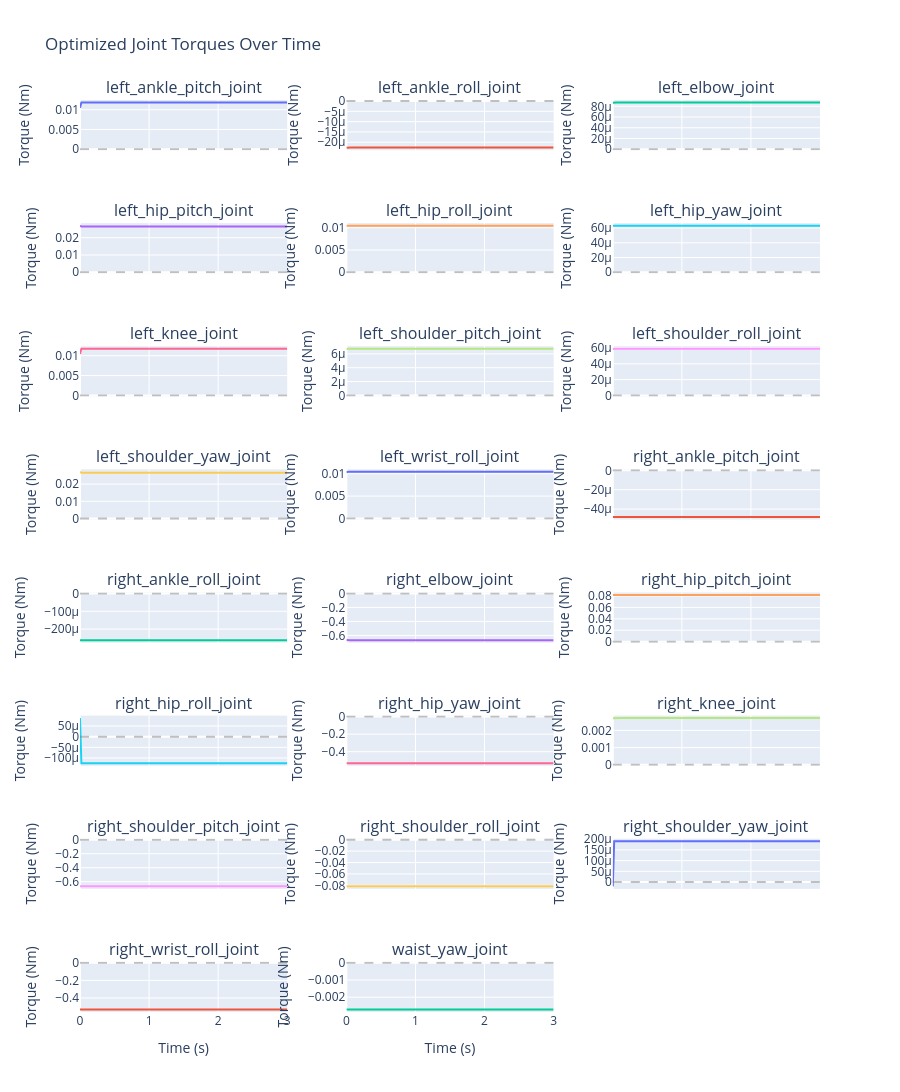

Source (notebook cell):
### Markdown cell above
## 7.4 Visualize Optimized Torques

Visualize the optimized joint torques across all timesteps to verify the control effort.

### Code cell
# Extract torques for all joints across the trajectory
time_steps = np.arange(balance_steps + 1) * balance_dt
torques = np.zeros((num_joints, balance_steps + 1))

# Extract torque values from the optimized result
for t in range(balance_steps + 1):
    for j in range(num_joints):
        torque_key = gtd.TorqueKey(j, t)
        if result_bal.exists(torque_key):
            torques[j, t] = result_bal.atDouble(torque_key)

# Get joint names for plotting
joint_names = [joint.name() for joint in robot.joints()]

# Create subplots for each joint
num_rows = (num_joints + 2) // 3  # 3 columns
num_cols = min(3, num_joints)

fig = make_subplots(
    rows=num_rows, cols=num_cols,
    subplot_titles=joint_names,
    vertical_spacing=0.08,
    horizontal_spacing=0.08,
    shared_xaxes=True
)

# Plot torques for each joint
for j in range(num_joints):
    row = (j // 3) + 1
    col = (j % 3) + 1
    
    fig.add_trace(
        go.Scatter(
            x=time_steps,
            y=torques[j],
            mode='lines',
            name=joint_names[j],
            line=dict(width=2),
            showlegend=False
        ),
        row=row, col=col
    )
    
    # Add zero reference line
    fig.add_hline(
        y=0, 
        line_dash="dash", 
        line_color="gray", 
        opacity=0.5, 
        row=row, col=col
    )
    
    # Update y-axis label
    fig.update_yaxes(title_text="Torque (Nm)", row=row, col=col)

# Update x-axis labels (only for bottom row)
for col in range(1, num_cols + 1):
    fig.update_xaxes(title_text="Time (s)", row=num_rows, col=col)

fig.update_layout(
    height=300 * num_rows,
    title_text="Optimized Joint Torques Over Time",
    showlegend=False
)

fig.show()

# Print torque statistics
print("\n=== Joint Torque Statistics ===")
print(f"{'Joint Name':<30} {'Mean (Nm)':<12} {'Max (Nm)':<12} {'Min (Nm)':<12} {'Std (Nm)':<12} {'RMS (Nm)':<12}")
print("-" * 100)

for j in range(num_joints):
    mean_torque = np.mean(torques[j])
    max_torque = np.max(np.abs(torques[j]))
    min_torque = np.min(torques[j])
    std_torque = np.std(torques[j])
    rms_torque = np.sqrt(np.mean(torques[j]**2))
    
    print(f"{joint_names[j]:<30} {mean_torque:>11.4f} {max_torque:>11.4f} {min_torque:>11.4f} {std_torque:>11.4f} {rms_torque:>11.4f}")

print("\n=== Overall Statistics ===")
print(f"Total RMS torque across all joints: {np.sqrt(np.mean(torques**2)):.4f} Nm")
print(f"Maximum absolute torque: {np.max(np.abs(torques)):.4f} Nm")
print(f"Average torque magnitude: {np.mean(np.abs(torques)):.4f} Nm")

### Figure 1 — Plotly figure (JSON) as saved in the notebook; plotly's stock layout.template omitted (floating-point values rounded to 4 significant figures; data arrays with more than 128 entries replaced by an {"elided": "..."} marker saying what was removed)
{"data": [{"line": {"width": 2}, "mode": "lines", "name": "left_ankle_pitch_joint", "showlegend": false, "type": "scatter", "x": {"elided": "301 float values"}, "xaxis": "x", "y": {"elided": "301 float values"}, "yaxis": "y"}, {"line": {"width": 2}, "mode": "lines", "name": "left_ankle_roll_joint", "showlegend": false, "type": "scatter", "x": {"elided": "301 float values"}, "xaxis": "x2", "y": {"elided": "301 float values"}, "yaxis": "y2"}, {"line": {"width": 2}, "mode": "lines", "name": "left_elbow_joint", "showlegend": false, "type": "scatter", "x": {"elided": "301 float values"}, "xaxis": "x3", "y": {"elided": "301 float values"}, "yaxis": "y3"}, {"line": {"width": 2}, "mode": "lines", "name": "left_hip_pitch_joint", "showlegend": false, "type": "scatter", "x": {"elided": "301 float values"}, "xaxis": "x4", "y": {"elided": "301 float values"}, "yaxis": "y4"}, {"line": {"width": 2}, "mode": "lines", "name": "left_hip_roll_joint", "showlegend": false, "type": "scatter", "x": {"elided": "301 float values"}, "xaxis": "x5", "y": {"elided": "301 float values"}, "yaxis": "y5"}, {"line": {"width": 2}, "mode": "lines", "name": "left_hip_yaw_joint", "showlegend": false, "type": "scatter", "x": {"elided": "301 float values"}, "xaxis": "x6", "y": {"elided": "301 float values"}, "yaxis": "y6"}, {"line": {"width": 2}, "mode": "lines", "name": "left_knee_joint", "showlegend": false, "type": "scatter", "x": {"elided": "301 float values"}, "xaxis": "x7", "y": {"elided": "301 float values"}, "yaxis": "y7"}, {"line": {"width": 2}, "mode": "lines", "name": "left_shoulder_pitch_joint", "showlegend": false, "type": "scatter", "x": {"elided": "301 float values"}, "xaxis": "x8", "y": {"elided": "301 float values"}, "yaxis": "y8"}, {"line": {"width": 2}, "mode": "lines", "name": "left_shoulder_roll_joint", "showlegend": false, "type": "scatter", "x": {"elided": "301 float values"}, "xaxis": "x9", "y": {"elided": "301 float values"}, "yaxis": "y9"}, {"line": {"width": 2}, "mode": "lines", "name": "left_shoulder_yaw_joint", "showlegend": false, "type": "scatter", "x": {"elided": "301 float values"}, "xaxis": "x10", "y": {"elided": "301 float values"}, "yaxis": "y10"}, {"line": {"width": 2}, "mode": "lines", "name": "left_wrist_roll_joint", "showlegend": false, "type": "scatter", "x": {"elided": "301 float values"}, "xaxis": "x11", "y": {"elided": "301 float values"}, "yaxis": "y11"}, {"line": {"width": 2}, "mode": "lines", "name": "right_ankle_pitch_joint", "showlegend": false, "type": "scatter", "x": {"elided": "301 float values"}, "xaxis": "x12", "y": {"elided": "301 float values"}, "yaxis": "y12"}, {"line": {"width": 2}, "mode": "lines", "name": "right_ankle_roll_joint", "showlegend": false, "type": "scatter", "x": {"elided": "301 float values"}, "xaxis": "x13", "y": {"elided": "301 float values"}, "yaxis": "y13"}, {"line": {"width": 2}, "mode": "lines", "name": "right_elbow_joint", "showlegend": false, "type": "scatter", "x": {"elided": "301 float values"}, "xaxis": "x14", "y": {"elided": "301 float values"}, "yaxis": "y14"}, {"line": {"width": 2}, "mode": "lines", "name": "right_hip_pitch_joint", "showlegend": false, "type": "scatter", "x": {"elided": "301 float values"}, "xaxis": "x15", "y": {"elided": "301 float values"}, "yaxis": "y15"}, {"line": {"width": 2}, "mode": "lines", "name": "right_hip_roll_joint", "showlegend": false, "type": "scatter", "x": {"elided": "301 float values"}, "xaxis": "x16", "y": {"elided": "301 float values"}, "yaxis": "y16"}, {"line": {"width": 2}, "mode": "lines", "name": "right_hip_yaw_joint", "showlegend": false, "type": "scatter", "x": {"elided": "301 float values"}, "xaxis": "x17", "y": {"elided": "301 float values"}, "yaxis": "y17"}, {"line": {"width": 2}, "mode": "lines", "name": "right_knee_joint", "showlegend": false, "type": "scatter", "x": {"elided": "301 float values"}, "xaxis": "x18", "y": {"elided": "301 float values"}, "yaxis": "y18"}, {"line": {"width": 2}, "mode": "lines", "name": "right_shoulder_pitch_joint", "showlegend": false, "type": "scatter", "x": {"elided": "301 float values"}, "xaxis": "x19", "y": {"elided": "301 float values"}, "yaxis": "y19"}, {"line": {"width": 2}, "mode": "lines", "name": "right_shoulder_roll_joint", "showlegend": false, "type": "scatter", "x": {"elided": "301 float values"}, "xaxis": "x20", "y": {"elided": "301 float values"}, "yaxis": "y20"}, {"line": {"width": 2}, "mode": "lines", "name": "right_shoulder_yaw_joint", "showlegend": false, "type": "scatter", "x": {"elided": "301 float values"}, "xaxis": "x21", "y": {"elided": "301 float values"}, "yaxis": "y21"}, {"line": {"width": 2}, "mode": "lines", "name": "right_wrist_roll_joint", "showlegend": false, "type": "scatter", "x": {"elided": "301 float values"}, "xaxis": "x22", "y": {"elided": "301 float values"}, "yaxis": "y22"}, {"line": {"width": 2}, "mode": "lines", "name": "waist_yaw_joint", "showlegend": false, "type": "scatter", "x": {"elided": "301 float values"}, "xaxis": "x23", "y": {"elided": "301 float values"}, "yaxis": "y23"}], "layout": {"annotations": [{"font": {"size": 16}, "showarrow": false, "text": "left_ankle_pitch_joint", "x": 0.14, "xanchor": "center", "xref": "paper", "y": 1, "yanchor": "bottom", "yref": "paper"}, {"font": {"size": 16}, "showarrow": false, "text": "left_ankle_roll_joint", "x": 0.5, "xanchor": "center", "xref": "paper", "y": 1, "yanchor": "bottom", "yref": "paper"}, {"font": {"size": 16}, "showarrow": false, "text": "left_elbow_joint", "x": 0.86, "xanchor": "center", "xref": "paper", "y": 1, "yanchor": "bottom", "yref": "paper"}, {"font": {"size": 16}, "showarrow": false, "text": "left_hip_pitch_joint", "x": 0.14, "xanchor": "center", "xref": "paper", "y": 0.865, "yanchor": "bottom", "yref": "paper"}, {"font": {"size": 16}, "showarrow": false, "text": "left_hip_roll_joint", "x": 0.5, "xanchor": "center", "xref": "paper", "y": 0.865, "yanchor": "bottom", "yref": "paper"}, {"font": {"size": 16}, "showarrow": false, "text": "left_hip_yaw_joint", "x": 0.86, "xanchor": "center", "xref": "paper", "y": 0.865, "yanchor": "bottom", "yref": "paper"}, {"font": {"size": 16}, "showarrow": false, "text": "left_knee_joint", "x": 0.14, "xanchor": "center", "xref": "paper", "y": 0.73, "yanchor": "bottom", "yref": "paper"}, {"font": {"size": 16}, "showarrow": false, "text": "left_shoulder_pitch_joint", "x": 0.5, "xanchor": "center", "xref": "paper", "y": 0.73, "yanchor": "bottom", "yref": "paper"}, {"font": {"size": 16}, "showarrow": false, "text": "left_shoulder_roll_joint", "x": 0.86, "xanchor": "center", "xref": "paper", "y": 0.73, "yanchor": "bottom", "yref": "paper"}, {"font": {"size": 16}, "showarrow": false, "text": "left_shoulder_yaw_joint", "x": 0.14, "xanchor": "center", "xref": "paper", "y": 0.595, "yanchor": "bottom", "yref": "paper"}, {"font": {"size": 16}, "showarrow": false, "text": "left_wrist_roll_joint", "x": 0.5, "xanchor": "center", "xref": "paper", "y": 0.595, "yanchor": "bottom", "yref": "paper"}, {"font": {"size": 16}, "showarrow": false, "text": "right_ankle_pitch_joint", "x": 0.86, "xanchor": "center", "xref": "paper", "y": 0.595, "yanchor": "bottom", "yref": "paper"}, {"font": {"size": 16}, "showarrow": false, "text": "right_ankle_roll_joint", "x": 0.14, "xanchor": "center", "xref": "paper", "y": 0.46, "yanchor": "bottom", "yref": "paper"}, {"font": {"size": 16}, "showarrow": false, "text": "right_elbow_joint", "x": 0.5, "xanchor": "center", "xref": "paper", "y": 0.46, "yanchor": "bottom", "yref": "paper"}, {"font": {"size": 16}, "showarrow": false, "text": "right_hip_pitch_joint", "x": 0.86, "xanchor": "center", "xref": "paper", "y": 0.46, "yanchor": "bottom", "yref": "paper"}, {"font": {"size": 16}, "showarrow": false, "text": "right_hip_roll_joint", "x": 0.14, "xanchor": "center", "xref": "paper", "y": 0.325, "yanchor": "bottom", "yref": "paper"}, {"font": {"size": 16}, "showarrow": false, "text": "right_hip_yaw_joint", "x": 0.5, "xanchor": "center", "xref": "paper", "y": 0.325, "yanchor": "bottom", "yref": "paper"}, {"font": {"size": 16}, "showarrow": false, "text": "right_knee_joint", "x": 0.86, "xanchor": "center", "xref": "paper", "y": 0.325, "yanchor": "bottom", "yref": "paper"}, {"font": {"size": 16}, "showarrow": false, "text": "right_shoulder_pitch_joint", "x": 0.14, "xanchor": "center", "xref": "paper", "y": 0.19, "yanchor": "bottom", "yref": "paper"}, {"font": {"size": 16}, "showarrow": false, "text": "right_shoulder_roll_joint", "x": 0.5, "xanchor": "center", "xref": "paper", "y": 0.19, "yanchor": "bottom", "yref": "paper"}, {"font": {"size": 16}, "showarrow": false, "text": "right_shoulder_yaw_joint", "x": 0.86, "xanchor": "center", "xref": "paper", "y": 0.19, "yanchor": "bottom", "yref": "paper"}, {"font": {"size": 16}, "showarrow": false, "text": "right_wrist_roll_joint", "x": 0.14, "xanchor": "center", "xref": "paper", "y": 0.055, "yanchor": "bottom", "yref": "paper"}, {"font": {"size": 16}, "showarrow": false, "text": "waist_yaw_joint", "x": 0.5, "xanchor": "center", "xref": "paper", "y": 0.055, "yanchor": "bottom", "yref": "paper"}], "height": 2400, "shapes": [{"line": {"color": "gray", "dash": "dash"}, "opacity": 0.5, "type": "line", "x0": 0, "x1": 1, "xref": "x domain", "y0": 0, "y1": 0, "yref": "y"}, {"line": {"color": "gray", "dash": "dash"}, "opacity": 0.5, "type": "line", "x0": 0, "x1": 1, "xref": "x2 domain", "y0": 0, "y1": 0, "yref": "y2"}, {"line": {"color": "gray", "dash": "dash"}, "opacity": 0.5, "type": "line", "x0": 0, "x1": 1, "xref": "x3 domain", "y0": 0, "y1": 0, "yref": "y3"}, {"line": {"color": "gray", "dash": "dash"}, "opacity": 0.5, "type": "line", "x0": 0, "x1": 1, "xref": "x4 domain", "y0": 0, "y1": 0, "yref": "y4"}, {"line": {"color": "gray", "dash": "dash"}, "opacity": 0.5, "type": "line", "x0": 0, "x1": 1, "xref": "x5 domain", "y0": 0, "y1": 0, "yref": "y5"}, {"line": {"color": "gray", "dash": "dash"}, "opacity": 0.5, "type": "line", "x0": 0, "x1": 1, "xref": "x6 domain", "y0": 0, "y1": 0, "yref": "y6"}, {"line": {"color": "gray", "dash": "dash"}, "opacity": 0.5, "type": "line", "x0": 0, "x1": 1, "xref": "x7 domain", "y0": 0, "y1": 0, "yref": "y7"}, {"line": {"color": "gray", "dash": "dash"}, "opacity": 0.5, "type": "line", "x0": 0, "x1": 1, "xref": "x8 domain", "y0": 0, "y1": 0, "yref": "y8"}, {"line": {"color": "gray", "dash": "dash"}, "opacity": 0.5, "type": "line", "x0": 0, "x1": 1, "xref": "x9 domain", "y0": 0, "y1": 0, "yref": "y9"}, {"line": {"color": "gray", "dash": "dash"}, "opacity": 0.5, "type": "line", "x0": 0, "x1": 1, "xref": "x10 domain", "y0": 0, "y1": 0, "yref": "y10"}, {"line": {"color": "gray", "dash": "dash"}, "opacity": 0.5, "type": "line", "x0": 0, "x1": 1, "xref": "x11 domain", "y0": 0, "y1": 0, "yref": "y11"}, {"line": {"color": "gray", "dash": "dash"}, "opacity": 0.5, "type": "line", "x0": 0, "x1": 1, "xref": "x12 domain", "y0": 0, "y1": 0, "yref": "y12"}, {"line": {"color": "gray", "dash": "dash"}, "opacity": 0.5, "type": "line", "x0": 0, "x1": 1, "xref": "x13 domain", "y0": 0, "y1": 0, "yref": "y13"}, {"line": {"color": "gray", "dash": "dash"}, "opacity": 0.5, "type": "line", "x0": 0, "x1": 1, "xref": "x14 domain", "y0": 0, "y1": 0, "yref": "y14"}, {"line": {"color": "gray", "dash": "dash"}, "opacity": 0.5, "type": "line", "x0": 0, "x1": 1, "xref": "x15 domain", "y0": 0, "y1": 0, "yref": "y15"}, {"line": {"color": "gray", "dash": "dash"}, "opacity": 0.5, "type": "line", "x0": 0, "x1": 1, "xref": "x16 domain", "y0": 0, "y1": 0, "yref": "y16"}, {"line": {"color": "gray", "dash": "dash"}, "opacity": 0.5, "type": "line", "x0": 0, "x1": 1, "xref": "x17 domain", "y0": 0, "y1": 0, "yref": "y17"}, {"line": {"color": "gray", "dash": "dash"}, "opacity": 0.5, "type": "line", "x0": 0, "x1": 1, "xref": "x18 domain", "y0": 0, "y1": 0, "yref": "y18"}, {"line": {"color": "gray", "dash": "dash"}, "opacity": 0.5, "type": "line", "x0": 0, "x1": 1, "xref": "x19 domain", "y0": 0, "y1": 0, "yref": "y19"}, {"line": {"color": "gray", "dash": "dash"}, "opacity": 0.5, "type": "line", "x0": 0, "x1": 1, "xref": "x20 domain", "y0": 0, "y1": 0, "yref": "y20"}, {"line": {"color": "gray", "dash": "dash"}, "opacity": 0.5, "type": "line", "x0": 0, "x1": 1, "xref": "x21 domain", "y0": 0, "y1": 0, "yref": "y21"}, {"line": {"color": "gray", "dash": "dash"}, "opacity": 0.5, "type": "line", "x0": 0, "x1": 1, "xref": "x22 domain", "y0": 0, "y1": 0, "yref": "y22"}, {"line": {"color": "gray", "dash": "dash"}, "opacity": 0.5, "type": "line", "x0": 0, "x1": 1, "xref": "x23 domain", "y0": 0, "y1": 0, "yref": "y23"}], "showlegend": false, "title": {"text": "Optimized Joint Torques Over Time"}, "xaxis": {"anchor": "y", "domain": [0, 0.28], "matches": "x22", "showticklabels": false}, "xaxis10": {"anchor": "y10", "domain": [0, 0.28], "matches": "x22", "showticklabels": false}, "xaxis11": {"anchor": "y11", "domain": [0.36, 0.64], "matches": "x23", "showticklabels": false}, "xaxis12": {"anchor": "y12", "domain": [0.72, 1], "matches": "x24", "showticklabels": false}, "xaxis13": {"anchor": "y13", "domain": [0, 0.28], "matches": "x22", "showticklabels": false}, "xaxis14": {"anchor": "y14", "domain": [0.36, 0.64], "matches": "x23", "showticklabels": false}, "xaxis15": {"anchor": "y15", "domain": [0.72, 1], "matches": "x24", "showticklabels": false}, "xaxis16": {"anchor": "y16", "domain": [0, 0.28], "matches": "x22", "showticklabels": false}, "xaxis17": {"anchor": "y17", "domain": [0.36, 0.64], "matches": "x23", "showticklabels": false}, "xaxis18": {"anchor": "y18", "domain": [0.72, 1], "matches": "x24", "showticklabels": false}, "xaxis19": {"anchor": "y19", "domain": [0, 0.28], "matches": "x22", "showticklabels": false}, "xaxis2": {"anchor": "y2", "domain": [0.36, 0.64], "matches": "x23", "showticklabels": false}, "xaxis20": {"anchor": "y20", "domain": [0.36, 0.64], "matches": "x23", "showticklabels": false}, "xaxis21": {"anchor": "y21", "domain": [0.72, 1], "matches": "x24", "showticklabels": false}, "xaxis22": {"anchor": "y22", "domain": [0, 0.28], "title": {"text": "Time (s)"}}, "xaxis23": {"anchor": "y23", "domain": [0.36, 0.64], "title": {"text": "Time (s)"}}, "xaxis24": {"anchor": "y24", "domain": [0.72, 1], "title": {"text": "Time (s)"}}, "xaxis3": {"anchor": "y3", "domain": [0.72, 1], "matches": "x24", "showticklabels": false}, "xaxis4": {"anchor": "y4", "domain": [0, 0.28], "matches": "x22", "showticklabels": false}, "xaxis5": {"anchor": "y5", "domain": [0.36, 0.64], "matches": "x23", "showticklabels": false}, "xaxis6": {"anchor": "y6", "domain": [0.72, 1], "matches": "x24", "showticklabels": false}, "xaxis7": {"anchor": "y7", "domain": [0, 0.28], "matches": "x22", "showticklabels": false}, "xaxis8": {"anchor": "y8", "domain": [0.36, 0.64], "matches": "x23", "showticklabels": false}, "xaxis9": {"anchor": "y9", "domain": [0.72, 1], "matches": "x24", "showticklabels": false}, "yaxis": {"anchor": "x", "domain": [0.945, 1], "title": {"text": "Torque (Nm)"}}, "yaxis10": {"anchor": "x10", "domain": [0.54, 0.595], "title": {"text": "Torque (Nm)"}}, "yaxis11": {"anchor": "x11", "domain": [0.54, 0.595], "title": {"text": "Torque (Nm)"}}, "yaxis12": {"anchor": "x12", "domain": [0.54, 0.595], "title": {"text": "Torque (Nm)"}}, "yaxis13": {"anchor": "x13", "domain": [0.405, 0.46], "title": {"text": "Torque (Nm)"}}, "yaxis14": {"anchor": "x14", "domain": [0.405, 0.46], "title": {"text": "Torque (Nm)"}}, "yaxis15": {"anchor": "x15", "domain": [0.405, 0.46], "title": {"text": "Torque (Nm)"}}, "yaxis16": {"anchor": "x16", "domain": [0.27, 0.325], "title": {"text": "Torque (Nm)"}}, "yaxis17": {"anchor": "x17", "domain": [0.27, 0.325], "title": {"text": "Torque (Nm)"}}, "yaxis18": {"anchor": "x18", "domain": [0.27, 0.325], "title": {"text": "Torque (Nm)"}}, "yaxis19": {"anchor": "x19", "domain": [0.135, 0.19], "title": {"text": "Torque (Nm)"}}, "yaxis2": {"anchor": "x2", "domain": [0.945, 1], "title": {"text": "Torque (Nm)"}}, "yaxis20": {"anchor": "x20", "domain": [0.135, 0.19], "title": {"text": "Torque (Nm)"}}, "yaxis21": {"anchor": "x21", "domain": [0.135, 0.19], "title": {"text": "Torque (Nm)"}}, "yaxis22": {"anchor": "x22", "domain": [0, 0.055], "title": {"text": "Torque (Nm)"}}, "yaxis23": {"anchor": "x23", "domain": [0, 0.055], "title": {"text": "Torque (Nm)"}}, "yaxis24": {"anchor": "x24", "domain": [0, 0.055]}, "yaxis3": {"anchor": "x3", "domain": [0.945, 1], "title": {"text": "Torque (Nm)"}}, "yaxis4": {"anchor": "x4", "domain": [0.81, 0.865], "title": {"text": "Torque (Nm)"}}, "yaxis5": {"anchor": "x5", "domain": [0.81, 0.865], "title": {"text": "Torque (Nm)"}}, "yaxis6": {"anchor": "x6", "domain": [0.81, 0.865], "title": {"text": "Torque (Nm)"}}, "yaxis7": {"anchor": "x7", "domain": [0.675, 0.73], "title": {"text": "Torque (Nm)"}}, "yaxis8": {"anchor": "x8", "domain": [0.675, 0.73], "title": {"text": "Torque (Nm)"}}, "yaxis9": {"anchor": "x9", "domain": [0.675, 0.73], "title": {"text": "Torque (Nm)"}}}}
